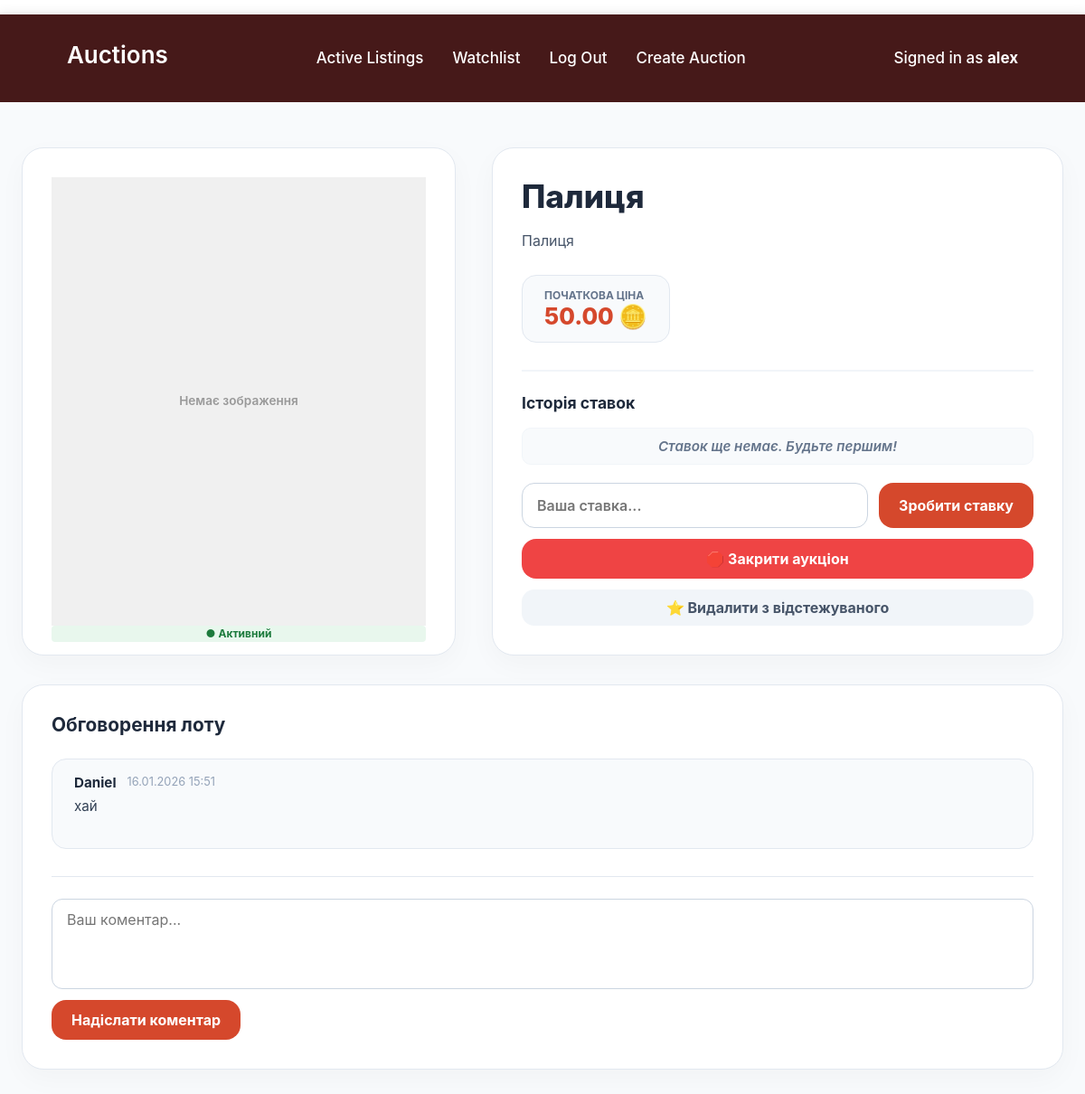
The app's page /auction/6/ (signed in), older data.
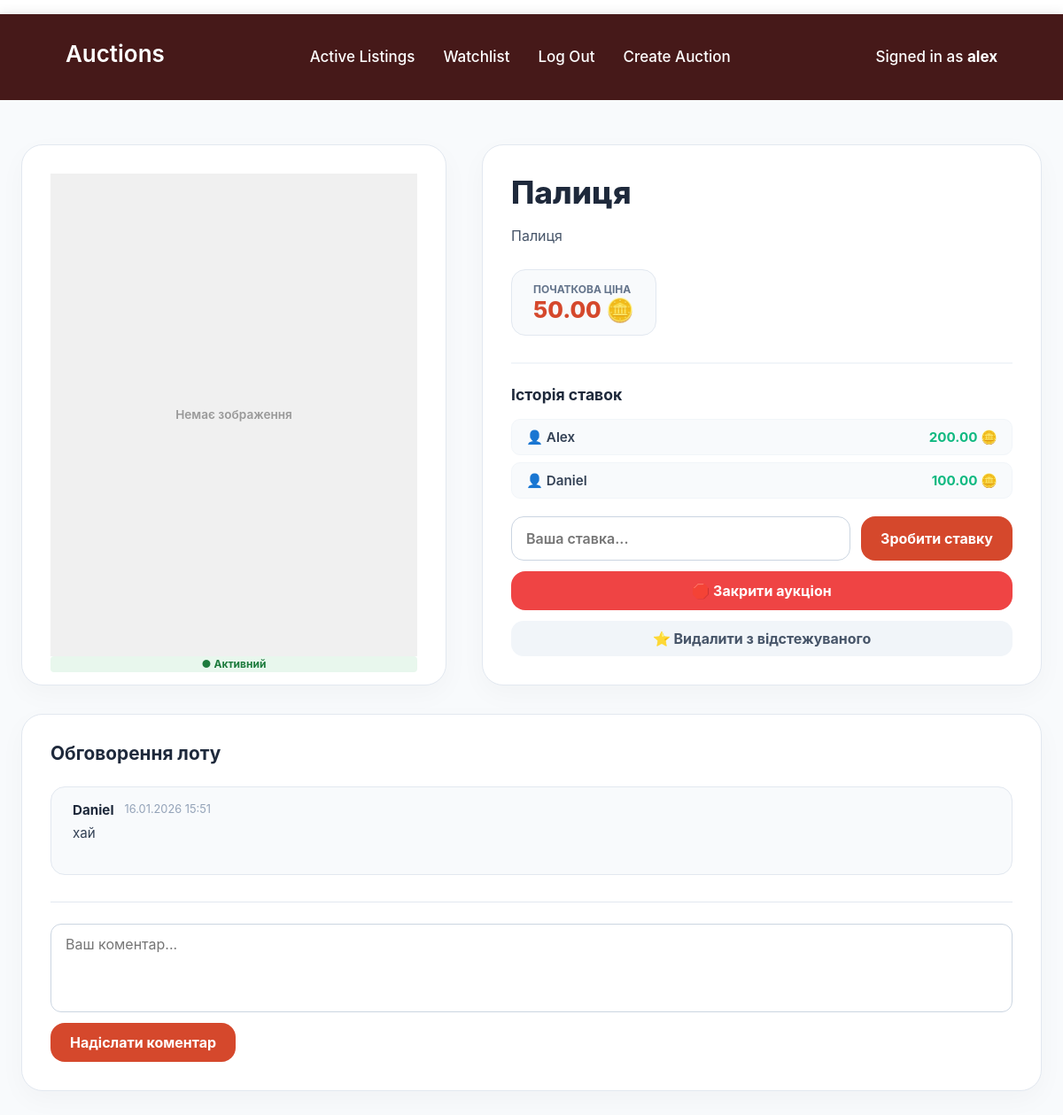
The same page, newer data.
### auctions/models.py (models this page shows, shortened)
class Comments(models.Model):
    auction = models.ForeignKey(Auctions, on_delete=models.CASCADE, related_name="comments")
    user = models.ForeignKey(User, on_delete=models.CASCADE, related_name="comments")
    text = models.TextField()
    created_at = models.DateTimeField(default=timezone.now)

class User(AbstractUser):
    pass

class Bid(models.Model):
    auction = models.ForeignKey(Auctions, on_delete=models.CASCADE, related_name="bids")
    user = models.ForeignKey(User, on_delete=models.CASCADE)
    amount = models.DecimalField(max_digits=10, decimal_places=2)
    created_at = models.DateTimeField(auto_now_add=True) # дата/время создания ставки — автоматически заполняется при создании

### auctions/views.py (the view, shortened to what this page needs)
# urls.py: path("auction/<int:auction_id>/", views.auction, name="auction"),
@login_required
def auction(request, auction_id):
    close_expired_auctions()
    auction = get_object_or_404(Auctions, pk=auction_id)
    bids = auction.bids.all().order_by("-amount")
    highest_bid = bids.first().amount if bids.exists() else None
    comments = auction.comments.all().order_by("-created_at")
    in_watchlist = Watchlist.objects.filter(user=request.user, auction=auction).exists() if request.user.is_authenticated else False
    bid_form = BidForm(auction=auction)
    comment_form = CommentForm()
    return render(request, "auctions/auction.html", {
        "auction": auction,
        "bids": bids,
        "highest_bid": highest_bid,
        "comments": comments,
        "in_watchlist": in_watchlist,
        "bid_form": bid_form,
        "comment_form": comment_form
    })

### auctions/forms.py (shortened to what this page needs)
class BidForm(forms.ModelForm):
    class Meta:
        model = Bid
        fields = ['amount']
        widgets = {
            'amount': forms.NumberInput(attrs={'class': 'auction-page_input', 'step': '0.01', 'placeholder': 'Ваша ставка...'}),
        }
    def __init__(self, *args, **kwargs):
        self.auction = kwargs.pop('auction', None)
        super().__init__(*args, **kwargs)

class CommentForm(forms.ModelForm):
    class Meta:
        model = Comments
        fields = ['text']
        widgets = {
            'text': forms.Textarea(attrs={'class': 'auction-page_textarea', 'rows': 3, 'placeholder': 'Ваш коментар...'}),
        }

### auctions/views.py (called while the page is built)
def close_expired_auctions():
    now = timezone.now()
    expired_auctions = Auctions.objects.filter(active=True, end_time__isnull=False, end_time__lte=now)
    for auction in expired_auctions:
        highest_bid = auction.bids.order_by("-amount").first()
        if highest_bid:
            auction.winner = highest_bid.user
        auction.active = False
        auction.save()

### auctions/templates/auctions/auction.html (shortened to what the changed rows need)
﻿{% extends "auctions/layout.html" %}
{% block content %}
<div class="auction-page_container">
    <div class="auction-grid">
        <div class="auction-info-card">
            <h2 class="auction-main-title">{{ auction.name }}</h2>
            <div class="bidding-widget">
                <ul class="modern-bids-list">
                    {% for bid in bids %}
                        <li class="modern-bid-item">
                            <span class="bid-user">👤 {{ bid.user.username }}</span>
                            <span class="bid-amount-val">{{ bid.amount }} 🪙</span>
                        </li>
                    {% empty %}
                        <li class="modern-bid-item empty-bids">Ставок ще немає. Будьте першим!</li>
                    {% endfor %}
                </ul>
            </div>
        </div>
    </div>
    <div class="comments-section-card">
        {% if comments %}
            <div class="modern-comments-stream">
                {% for comment in comments %}
                    <div class="comment-bubble">
                        <div class="comment-meta">
                            <span class="comment-author">{{ comment.user.username }}</span>
                            <span class="comment-date">{{ comment.created_at|date:"d.m.Y H:i" }}</span>
                        </div>
                        <p class="comment-text-content">{{ comment.text }}</p>
                    </div>
                {% endfor %}
            </div>
        {% else %}
            <div class="empty-comments-state">Коментарів поки що немає. Залиште перший відгук або запитання!</div>
        {% endif %}
    </div>
</div>
{% endblock %}

Row changes from the older to the newer data that the page shows:
added Bid: user.username "Alex", amount "200.00"
added Bid: user.username "Daniel", amount "100.00"
Text that changed along with them:
text no longer shown: "Ставок ще немає. Будьте першим!"
